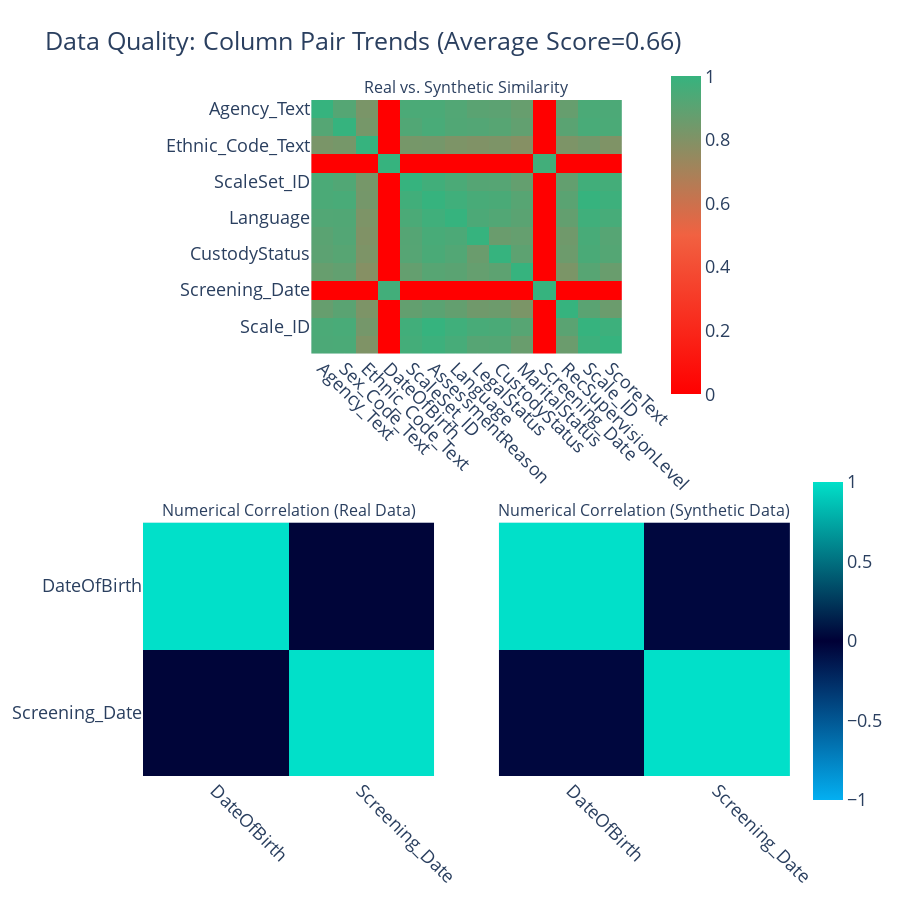

The code cell stored with this chart in its notebook:
### Code cell
quality_report.get_visualization(property_name='Column Pair Trends').show(renderer='vscode')

### Figure 1 — Plotly figure (JSON) as saved in the notebook; plotly's stock layout.template omitted (floating-point values rounded to 4 significant figures; data arrays with more than 128 entries replaced by an {"elided": "..."} marker saying what was removed)
{"data": [{"coloraxis": "coloraxis", "hovertemplate": "<b>Column Pair</b><br>(%{x},%{y})<br><br>Similarity: %{z}<extra></extra>", "type": "heatmap", "x": ["Agency_Text", "Sex_Code_Text", "Ethnic_Code_Text", "DateOfBirth", "ScaleSet_ID", "AssessmentReason", "Language", "LegalStatus", "CustodyStatus", "MaritalStatus", "Screening_Date", "RecSupervisionLevel", "Scale_ID", "ScoreText"], "xaxis": "x", "y": ["Agency_Text", "Sex_Code_Text", "Ethnic_Code_Text", "DateOfBirth", "ScaleSet_ID", "AssessmentReason", "Language", "LegalStatus", "CustodyStatus", "MaritalStatus", "Screening_Date", "RecSupervisionLevel", "Scale_ID", "ScoreText"], "yaxis": "y", "z": {"elided": "14x14 float values"}}, {"coloraxis": "coloraxis2", "customdata": [[1, -0.042], [-0.042, 1]], "hovertemplate": "<b>Correlation</b><br>(%{x},%{y})<br><br>Synthetic: %{z}<br>(vs. Real: %{customdata})<extra></extra>", "type": "heatmap", "x": ["DateOfBirth", "Screening_Date"], "xaxis": "x2", "y": ["DateOfBirth", "Screening_Date"], "yaxis": "y2", "z": [[1, 0.022], [0.022, 1]]}, {"coloraxis": "coloraxis2", "customdata": [[1, 0.022], [0.022, 1]], "hovertemplate": "<b>Correlation</b><br>(%{x},%{y})<br><br>Synthetic: %{z}<br>(vs. Real: %{customdata})<extra></extra>", "type": "heatmap", "x": ["DateOfBirth", "Screening_Date"], "xaxis": "x3", "y": ["DateOfBirth", "Screening_Date"], "yaxis": "y3", "z": [[1, -0.042], [-0.042, 1]]}], "layout": {"annotations": [{"font": {"size": 16}, "showarrow": false, "text": "Real vs. Synthetic Similarity", "x": 0.5, "xanchor": "center", "xref": "paper", "y": 1, "yanchor": "bottom", "yref": "paper"}, {"font": {"size": 16}, "showarrow": false, "text": "Numerical Correlation (Real Data)", "x": 0.225, "xanchor": "center", "xref": "paper", "y": 0.375, "yanchor": "bottom", "yref": "paper"}, {"font": {"size": 16}, "showarrow": false, "text": "Numerical Correlation (Synthetic Data)", "x": 0.775, "xanchor": "center", "xref": "paper", "y": 0.375, "yanchor": "bottom", "yref": "paper"}], "coloraxis": {"cmax": 1, "cmin": 0, "colorbar": {"len": 0.5, "x": 0.8, "y": 0.8}, "colorscale": [[0, "#FF0000"], [0.5, "#F16141"], [1, "#36B37E"]]}, "coloraxis2": {"cmax": 1, "cmin": -1, "colorbar": {"len": 0.5, "y": 0.2}, "colorscale": [[0, "#03AFF1"], [0.5, "#000036"], [1, "#01E0C9"]]}, "font": {"size": 18}, "height": 900, "title": {"text": "Data Quality: Column Pair Trends (Average Score=0.66)"}, "width": 900, "xaxis": {"anchor": "y", "domain": [0.26, 0.74], "tickangle": 45}, "xaxis2": {"anchor": "y2", "domain": [0, 0.45], "tickangle": 45}, "xaxis3": {"anchor": "y3", "domain": [0.55, 1], "matches": "x2", "tickangle": 45}, "yaxis": {"anchor": "x", "autorange": "reversed", "domain": [0.625, 1]}, "yaxis2": {"anchor": "x2", "autorange": "reversed", "domain": [0, 0.375]}, "yaxis3": {"anchor": "x3", "autorange": "reversed", "domain": [0, 0.375], "matches": "y2", "visible": false}}}
